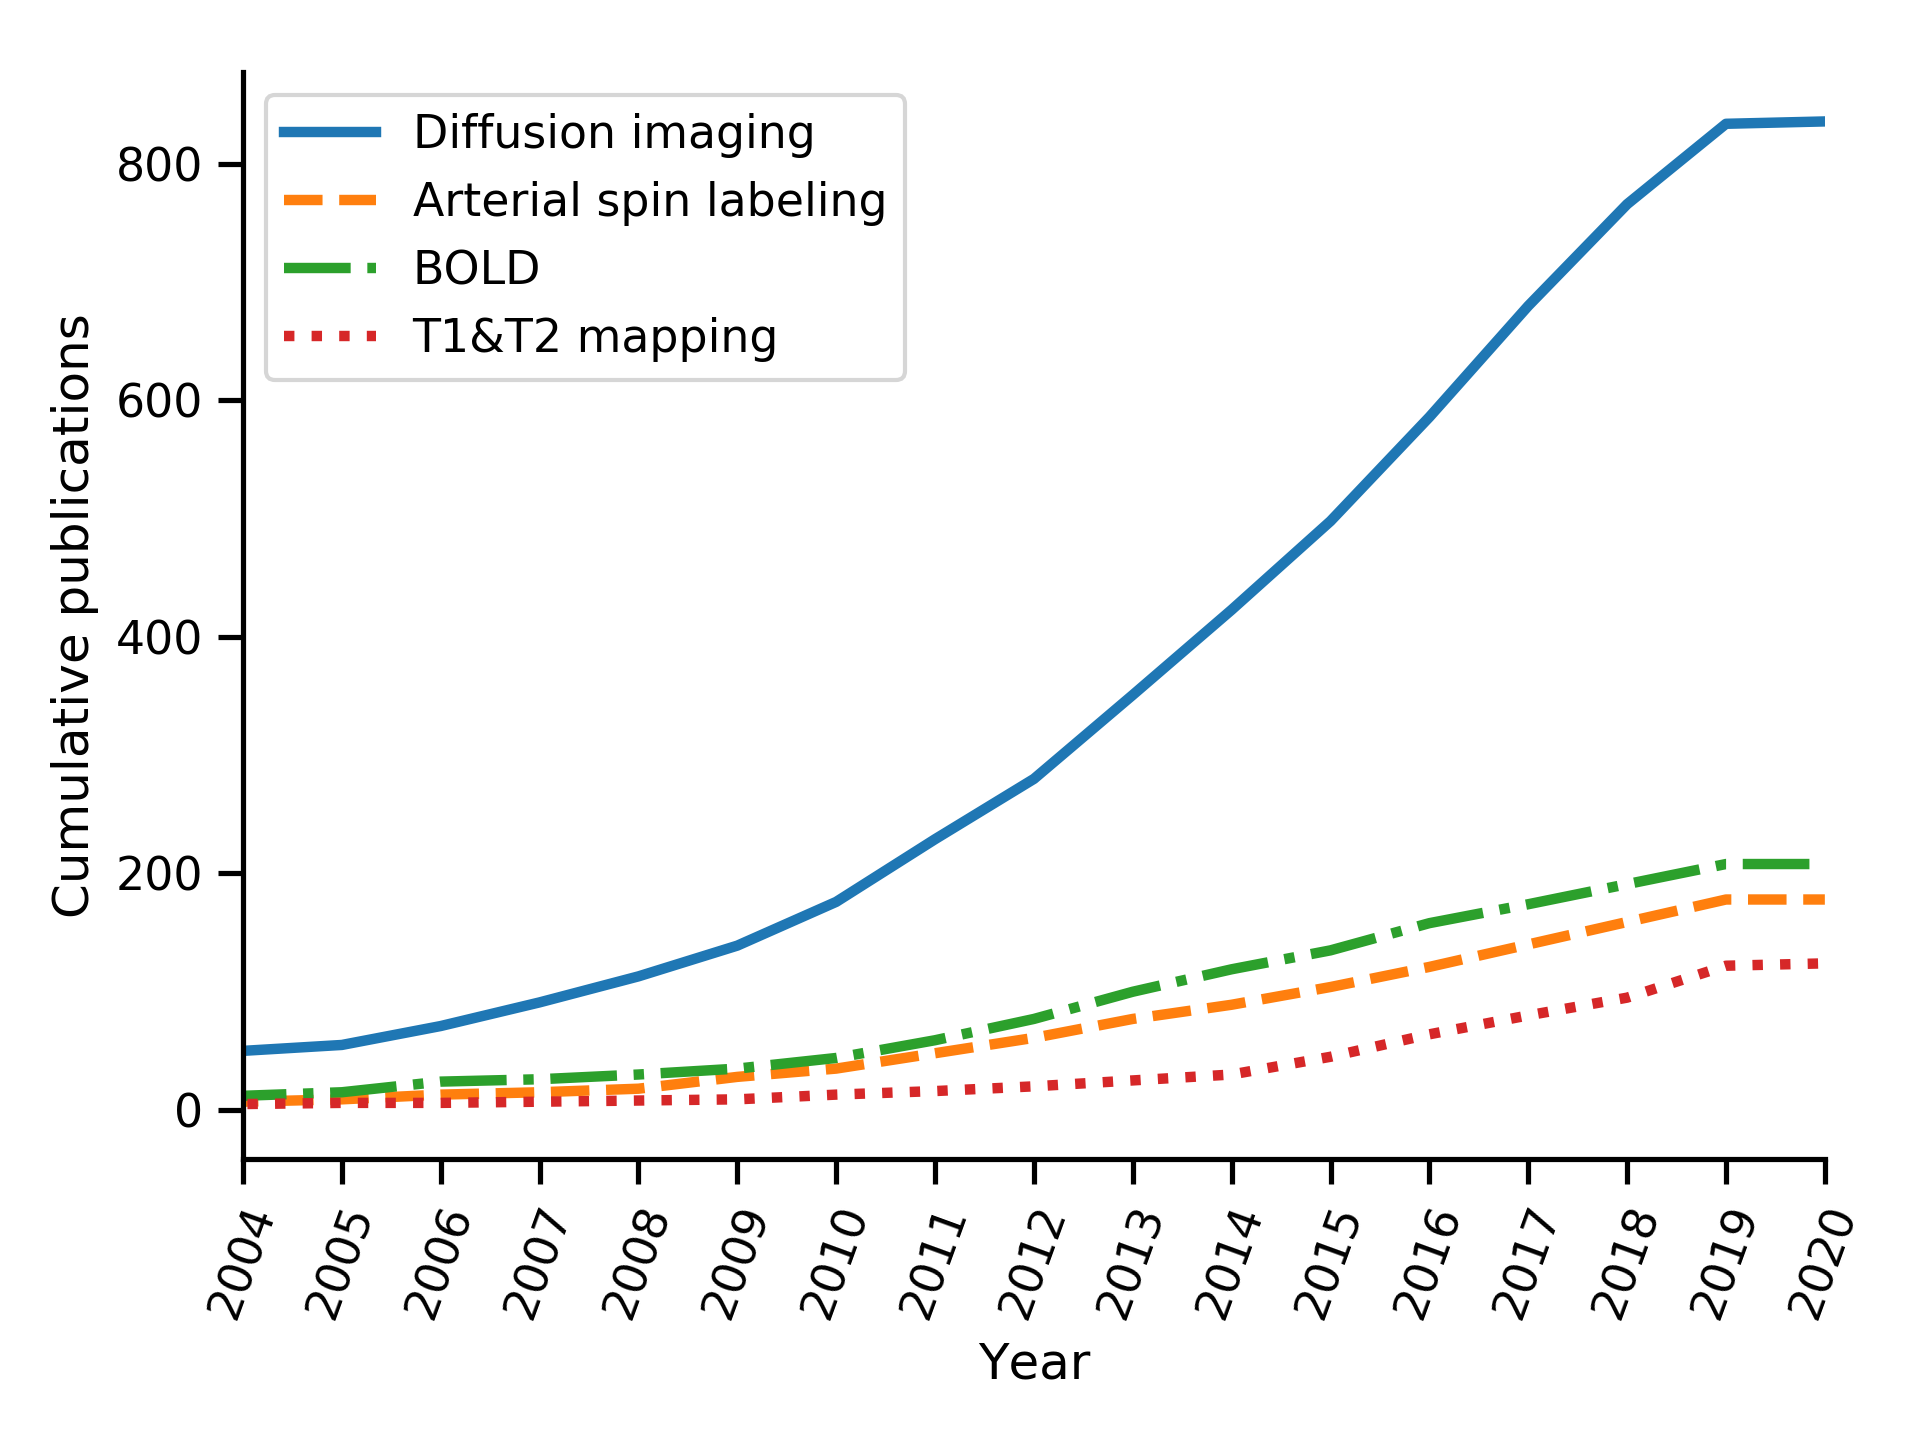

Python code for this plot:
#!/usr/bin/env python
r"""Search PubMed and plot evolution in the number of renal MRI articles

***NOTE*** For this module to work, the user's email must be specified in the
constant EMAIL. This is a requirement from NCBI
    "The value of email should be a complete and valid e-mail address of the
    software developer and not that of a third-party end user. The value of
    email will be used only to contact developers if NCBI observes requests that
    violate our policies, and we will attempt such contact prior to blocking
    access." (see https://www.ncbi.nlm.nih.gov/books/NBK25497/)

This module is divided into two functions:
    1. cumulative_publications.do_searches()
    2. cumulative_publications.do_plot()

These, respectively, search PubMed for renal (functional) MRI publications, in
particular using the MRI techniques of diffusion imaging, arterial spin
labelling, blood oxygenation level-dependent MRI and T1&T2 mapping, and
subsequently generate a plot of the evolution in the cumulative number of
publications in the context of renal imaging for technique.

A limited number of searches per second are allowed as per NCBI search
guidelines (see www.ncbi.nlm.nih.gov/books/NBK25497/). This script automatically
limits the frequency of queries to conform to this. Since this slows down the
do_searches() function, this and the do_plot() function can be run separately
by importing the module or together if this module is called as a script.

This code was used in July 2019 to generate Fig. 1 in the following manuscript:
    I. Mendichovszky et al., “Technical recommendations for clinical
    translation of renal MRI: a consensus project of the Cooperation in Science
    and Technology Action PARENCHIMA,” Magn. Reson. Mater. Physics, Biol. Med.,
    Oct. 2019. https://doi.org/10.1007/s10334-019-00784-w

Author: fnery, 20200113

"""

import time
import json
import itertools
import matplotlib.pyplot as plt
import numpy as np
import seaborn as sns
from utils import search

# Options
EMAIL = '[email redacted]'
FNAME_N_IDS = 'n_ids.json'
FNAME_QUERIES = 'queries.json'
FNAME_PLOT = 'cumulative_publications.png'
QUIET = False

# Constants to limit frequency of searches www.ncbi.nlm.nih.gov/books/NBK25497/
N_ALLOWED_REQUESTS = 3  # per second
SAFETY_MARGIN = 0.1  # in seconds

# Constants to build renal MRI queries
ORGAN = '(kidney* OR renal)'
TECHNIQUE = ['(diffusion weighted imaging OR diffusion tensor imaging OR intravoxel incoherent motion)',
             'arterial spin label*',
             'blood oxygenation level-dependent',
             '(T1 mapping OR T2 mapping)']
MODALITY = 'MRI'
YEARS = range(1989, 2021)

# Constants related to the resulting plot
PLOT_LABELS = ['Diffusion imaging',
               'Arterial spin labeling',
               'BOLD',
               'T1&T2 mapping']
FONT_SIZE = 15


def do_searches():
    r"""Search PubMed for renal MRI articles

    Builds yearly search queries using constants defined at the module level.
    Removes duplicates.

    Parameters
    ----------
    None

    Returns
    -------
    Generates two .json files in the current directory, filenames specified in
    the constants FNAME_N_IDS, FNAME_QUERIES (defined at the module level).
    These files contain the number of yearly publications (FNAME_N_IDS) and
    the corresponding query (FNAME_QUERIES).

    Examples
    --------
    >>> import cumulative_publications as cp
    >>> cp.do_searches()

    """

    # Init lists to be populated with dictionaries:
    n_ids = []  # year : number of papers
    queries = []  # year : query strings used

    # Init query counter
    query_ct = 0

    n_queries = len(TECHNIQUE)*len(YEARS)

    for technique in TECHNIQUE:
        for year_index, year in enumerate(YEARS):

            query_ct += 1

            # Build query string and search
            query = f"{ORGAN} AND {technique} AND {MODALITY} AND {year}[PDAT]"
            ids = search(EMAIL, query)

            if not QUIET:
                print(f"Query #{query_ct}/{n_queries}:", end=" ")
                print(f"{query};", end=" ")
                print(f"Found: {len(ids)};", end=" ")

            # Pause execution to comply to max number of requests per second
            time.sleep(1/N_ALLOWED_REQUESTS + SAFETY_MARGIN)

            if year_index == 0:
                cn_ids = len(ids)
                all_ids = ids

                # Set up dict with number of found papers per year
                cdict_n_ids = {year: cn_ids}
                cdict_queries = {year: query}

                if not QUIET:
                    print(f"After removing duplicates: {cn_ids}")

            else:

                # Only keep ids which were not yet seen in previous years
                new_ids = [x for x in ids if x not in all_ids]
                cn_ids = len(new_ids)

                # Having removed duplicates, update list of all_ids
                all_ids.extend(new_ids)

                # Update dict
                cdict_n_ids[year] = cn_ids
                cdict_queries[year] = query

                if not QUIET:
                    print(f"After removing duplicates: {cn_ids}")

        # Append dicts to lists for saving (one technique per list element)
        n_ids.append(cdict_n_ids)
        queries.append(cdict_queries)

    # Save output .json files
    with open(FNAME_N_IDS, 'w', encoding='utf-8') as f:
        json.dump(n_ids, f, ensure_ascii=False, indent=4)

    with open(FNAME_QUERIES, 'w', encoding='utf-8') as f:
        json.dump(queries, f, ensure_ascii=False, indent=4)


def do_plot():
    r"""Plot evolution in the number of renal MRI articles

    Reads the .json file in the current directory with name specified in
    FNAME_N_IDS and plots

    Parameters
    ----------
    None

    Returns
    -------
    Generates a .png figure in the current directory (filename specified in
    the variable FNAME_PLOT) corresponding to the plot showing the evolution in
    the number of renal MRI articles

    Examples
    --------
    This example assumes that the function do_searches() was already called
    to generate the .json files with the data corresponding to the number of
    yearly renal MRI publications
    >>> import cumulative_publications as cp
    >>> cp.do_plot()

    """

    # Open n_ids.json file generated in do_searches()
    with open(FNAME_N_IDS, 'r') as f:
        n_ids = json.load(f)

    # Ensure the number of PLOT_LABELS matches the previously generated n_ids
    if len(PLOT_LABELS) != len(n_ids):
        raise Exception("The number of PLOT_LABELS must match len(n_ids)")

    # Make plot
    style = itertools.cycle(["-", "--", "-.", ":", ".", "h", "H"])
    sns.set_context("notebook", font_scale=1, rc={"lines.linewidth": 2.5})

    for i_label, c_label in enumerate(PLOT_LABELS):
        c_years = np.array(list(n_ids[i_label].keys()))
        c_n_ids = np.array(list(n_ids[i_label].values()))
        plt.plot(c_years, np.cumsum(c_n_ids),
                 linestyle=next(style), label=c_label)

    # Customise appearance and save as .png file
    sns.despine()
    axes = plt.gca()
    axes.set_xlim([15.0, 31])
    plt.legend(fontsize=FONT_SIZE)
    plt.xticks(rotation=70)
    plt.xlabel('Year')
    plt.ylabel('Cumulative publications')
    plt.tight_layout()
    ax=plt.gca()
    for item in ([ax.title, ax.xaxis.label, ax.yaxis.label] +
                 ax.get_xticklabels() + ax.get_yticklabels()):
        item.set_fontsize(FONT_SIZE)
    plt.savefig(FNAME_PLOT, format="png", dpi=300)


if __name__ == "__main__":
    do_searches()
    do_plot()
